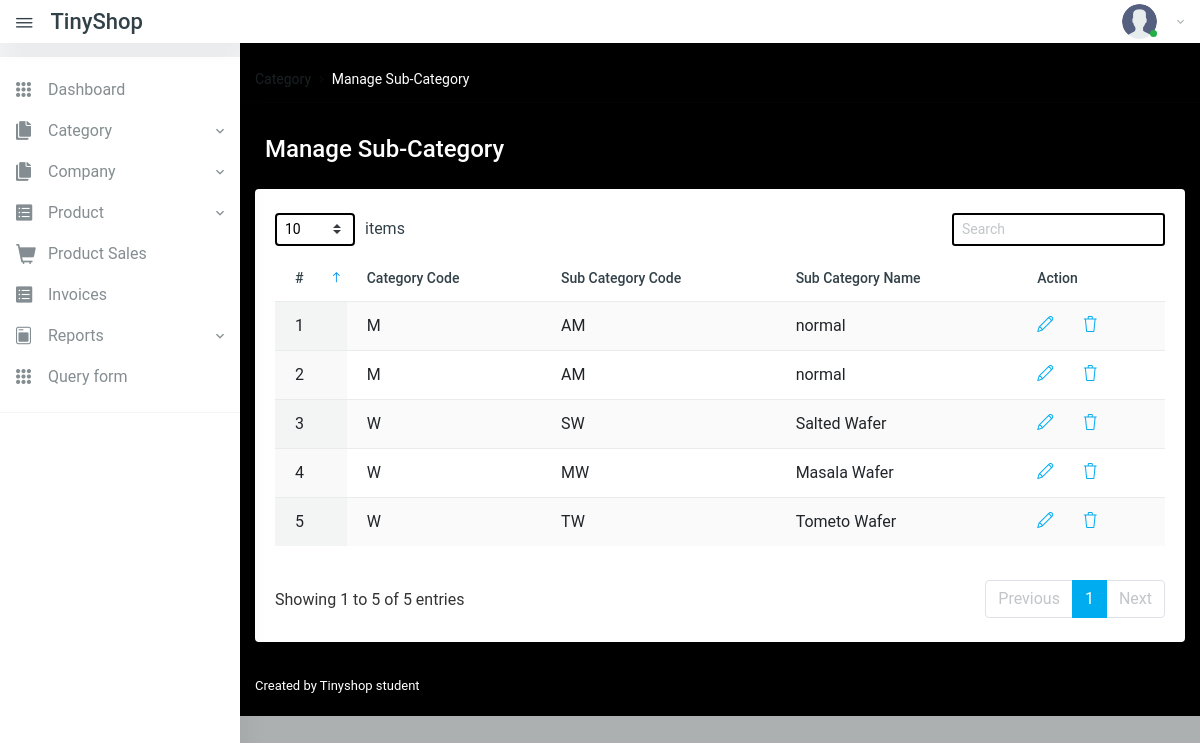
/manage-sub-categories.php (signed in), run on the app's committed database.
### tables this page shows
CREATE TABLE `subcategory` (
  `id` int(11) NOT NULL,
  `userID` int(11) NOT NULL,
  `category_code` varchar(255) DEFAULT NULL,
  `sub_category_code` varchar(255) DEFAULT NULL,
  `sub_category_name` varchar(255) DEFAULT NULL
);

### manage-sub-categories.php (the view, shortened to what this page needs)
<?php
include('includes/config.php');
if (strlen($_SESSION['aid'] == 0)) {
    header('location:logout.php');
} else {
?>
    <!DOCTYPE html>
    <html lang="en">
    <head>
        <link href="vendors/datatables.net-dt/css/jquery.dataTables.min.css" rel="stylesheet" type="text/css" />
        <link href="vendors/datatables.net-responsive-dt/css/responsive.dataTables.min.css" rel="stylesheet" type="text/css" />
        <link href="vendors/jquery-toggles/css/toggles.css" rel="stylesheet" type="text/css">
        <link href="vendors/jquery-toggles/css/themes/toggles-light.css" rel="stylesheet" type="text/css">
        <link href="dist/css/style.css" rel="stylesheet" type="text/css">
    </head>
    <body>
        <div class="hk-wrapper hk-vertical-nav">
            <?php include_once('includes/navbar.php');
            include_once('includes/sidebar.php');
            ?>
            <div class="hk-pg-wrapper" style="background: #000000;">
                <nav class="hk-breadcrumb" aria-label="breadcrumb">
                    <ol class="breadcrumb breadcrumb-light bg-transparent">
                        <li class="breadcrumb-item text-white"><a href="#">Category</a></li>
                        <li class="breadcrumb-item active text-white" aria-current="page">Manage Sub-Category</li>
                    </ol>
                </nav>
                <div class="container">
                    <div class="hk-pg-header">
                        <h4 class="hk-pg-title text-white"><span class="pg-title-icon"><span class="feather-icon"><i data-feather="database"></i></span></span>Manage Sub-Category</h4>
                    </div>
                    <div class="row">
                        <div class="col-xl-12">
                            <section class="hk-sec-wrapper">
                                <div class="row">
                                    <div class="col-sm">
                                        <div class="table-wrap">
                                            <table id="datable_1" class="table table-hover w-100 display pb-30">
                                                <thead>
                                                    <tr>
                                                        <th>#</th>
                                                        <th>Category Code</th>
                                                        <th>Sub Category Code</th>
                                                        <th>Sub Category Name</th>
                                                        <th>Action</th>
                                                    </tr>
                                                </thead>
                                                <tbody>
                                                    <?php
                                                    $userID = $_SESSION['aid'];
                                                    $rno = mt_rand(10000, 99999);
                                                    $query = mysqli_query($con, "select * from subcategory where userID='$userID'");
                                                    $scnt = 1;
                                                    while ($row = mysqli_fetch_array($query)) {
                                                    ?>
                                                        <tr>
                                                            <td><?php echo $scnt; ?></td>
                                                            <td><?php echo $row['category_code']; ?></td>
                                                            <td><?php echo $row['sub_category_code']; ?></td>
                                                            <td><?php echo $row['sub_category_name']; ?></td>
                                                            <td>
                                                                <a href="edit-sub-category.php?scatid=<?php echo base64_encode($row['id'] . $rno); ?>" class="mr-25" data-toggle="tooltip" data-original-title="Edit"> <i class="icon-pencil"></i></a>
                                                                <a href="manage-sub-categories.php?del=<?php echo base64_encode($row['id'] . $rno); ?>" data-toggle="tooltip" data-original-title="Delete" onclick="return confirm('Do you really want to delete?');"> <i class="icon-trash txt-danger"></i> </a>
                                                            </td>
                                                        </tr>
                                                    <?php
                                                        $scnt++;
                                                    } ?>
                                                </tbody>
                                            </table>
                                        </div>
                                    </div>
                                </div>
                            </section>
                        </div>
                    </div>
                </div>
                <?php include_once('includes/footer.php'); ?>
            </div>
        </div>
    </body>
    </html>
<?php } ?>

### includes/navbar.php (shortened to what this page needs)
<nav class="navbar navbar-expand-xl navbar-light fixed-top hk-navbar">
    <a id="navbar_toggle_btn" class="navbar-toggle-btn nav-link-hover" href="javascript:void(0);">
        <i class="ion ion-ios-menu"></i>
    </a>
    <a class="navbar-brand" href="dashboard.php" >TinyShop</a>
    <ul class="navbar-nav hk-navbar-content">
        <li class="nav-item dropdown dropdown-authentication">
            <a class="nav-link dropdown-toggle no-caret" href="#" role="button" data-toggle="dropdown" aria-haspopup="true" aria-expanded="false">
                <div class="media">
                    <div class="media-img-wrap">
                        <div class="avatar">
                            <img src="dist/img/user.png" alt="user" class="avatar-img rounded-circle">
                        </div>
                        <span class="badge badge-success badge-indicator"></span>
                    </div>
                    <div class="media-body">
                        <span><i class="zmdi zmdi-chevron-down"></i></span>
                    </div>
                </div>
            </a>
        </li>
    </ul>
</nav>

### includes/sidebar.php (shortened to what this page needs)
<nav class="hk-nav hk-nav-light">
    <div class="nicescroll-bar">
        <div class="navbar-nav-wrap">
            <ul class="navbar-nav flex-column">
                <li class="nav-item">
                    <a class="nav-link" href="dashboard.php">
                        <i class="ion ion-ios-keypad"></i>
                        <span class="nav-link-text">Dashboard</span>
                    </a>
                </li>
                <li class="nav-item">
                    <a class="nav-link" href="javascript:void(0);" data-toggle="collapse" data-target="#cats_drp">
                        <i class="ion ion-ios-copy"></i>
                        <span class="nav-link-text">Category</span></a>
                </li>
                <li class="nav-item">
                    <a class="nav-link" href="javascript:void(0);" data-toggle="collapse" data-target="#company_drp">
                        <i class="ion ion-ios-copy"></i>
                        <span class="nav-link-text">Company</span></a>
                </li>
                <li class="nav-item">
                    <a class="nav-link" href="javascript:void(0);" data-toggle="collapse" data-target="#product_drp">
                        <i class="ion ion-ios-list-box"></i>
                        <span class="nav-link-text">Product</span></a>
                </li>
                <li class="nav-item">
                    <a class="nav-link" href="search-product.php">
                    <i class="glyphicon glyphicon-shopping-cart"></i>
                        <span class="nav-link-text">Product Sales</span>
                    </a>
                </li>
                <li class="nav-item">
                    <a class="nav-link" href="invoices.php">
                        <i class="ion ion-ios-list-box"></i>
                        <span class="nav-link-text">Invoices</span>
                    </a>
                </li>
                <li class="nav-item">
                    <a class="nav-link" href="javascript:void(0);" data-toggle="collapse" data-target="#reports_drp">
                        <i class="ion ion-ios-today"></i>
                        <span class="nav-link-text">Reports</span></a>
                </li>
                <li class="nav-item">
                    <a class="nav-link" href="qury.php">
                        <i class="ion ion-ios-keypad"></i>
                        <span class="nav-link-text">Query form</span>
                    </a>
                </li>
            </ul>
            <hr class="nav-separator">
        </div>
    </div>
</nav>

### includes/footer.php
            <div class="hk-footer-wrap container">
                <footer class="footer">
                    <div class="row">
                        <div class="col-md-6 col-sm-12 text-white">
<p>Created by Tinyshop student</p>
                        </div>
                    </div>
                </footer>
            </div>

### data on the page
subcategory: category_code "M", sub_category_code "AM", sub_category_name "normal"
subcategory: category_code "M", sub_category_code "AM", sub_category_name "normal"
subcategory: category_code "W", sub_category_code "SW", sub_category_name "Salted Wafer"
subcategory: category_code "W", sub_category_code "MW", sub_category_name "Masala Wafer"
subcategory: category_code "W", sub_category_code "TW", sub_category_name "Tometo Wafer"
